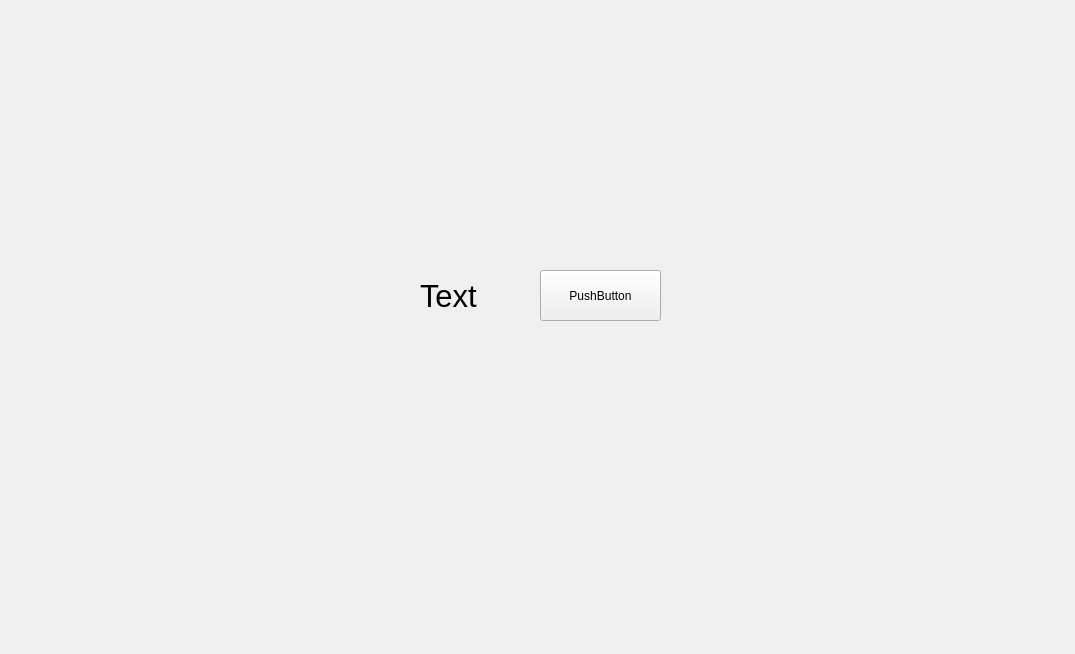
<?xml version="1.0" encoding="UTF-8"?>
<ui version="4.0">
 <class>Form</class>
 <widget class="QWidget" name="Form">
  <property name="geometry">
   <rect>
    <x>0</x>
    <y>0</y>
    <width>1075</width>
    <height>654</height>
   </rect>
  </property>
  <property name="windowTitle">
   <string>Form</string>
  </property>
  <widget class="QLabel" name="textLabel">
   <property name="geometry">
    <rect>
     <x>420</x>
     <y>270</y>
     <width>131</width>
     <height>51</height>
    </rect>
   </property>
   <property name="font">
    <font>
     <pointsize>23</pointsize>
    </font>
   </property>
   <property name="text">
    <string>Text</string>
   </property>
  </widget>
  <widget class="QPushButton" name="changeButton">
   <property name="geometry">
    <rect>
     <x>540</x>
     <y>270</y>
     <width>121</width>
     <height>51</height>
    </rect>
   </property>
   <property name="text">
    <string>PushButton</string>
   </property>
  </widget>
 </widget>
 <resources/>
 <connections/>
</ui>
